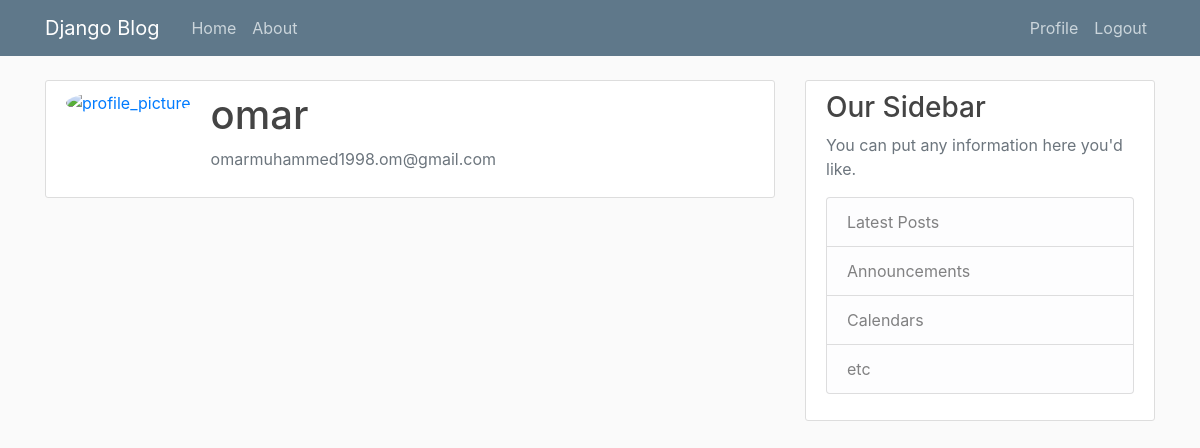
/users/profile/ (signed in), run on an earlier commit of the app's database.
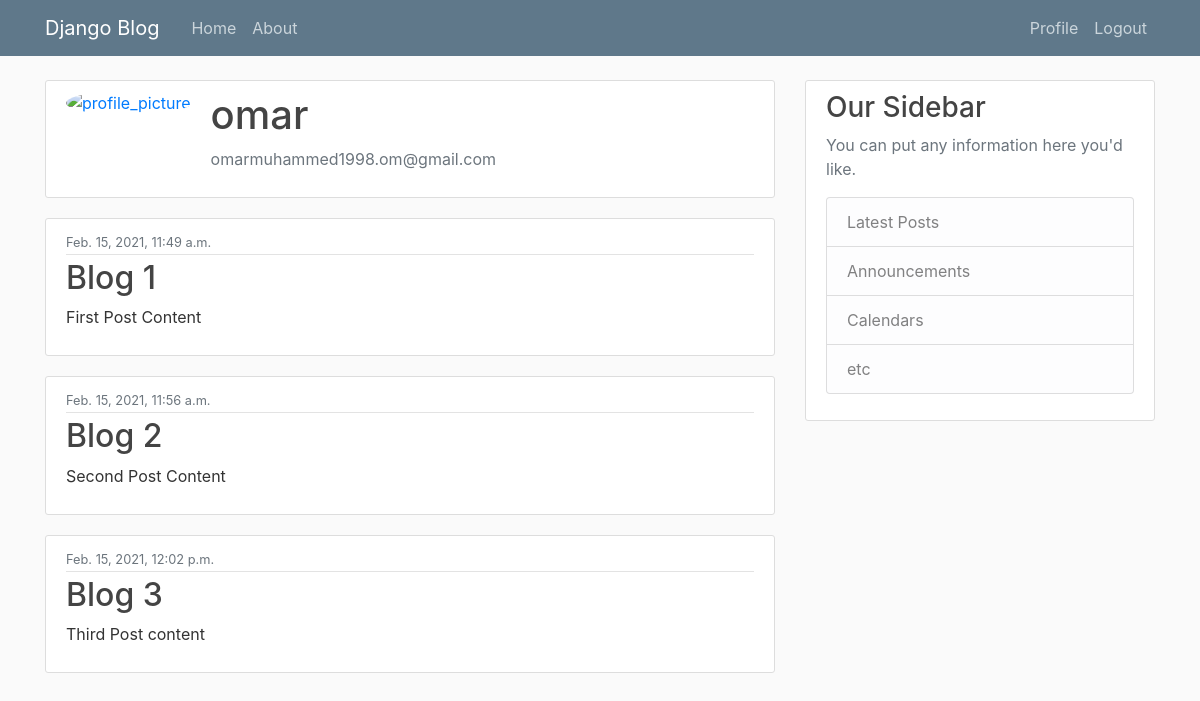
And on a later commit of the database.
### blog/models.py (models this page shows, shortened)
class Post(models.Model):
    title = models.CharField(max_length=100)
    content = models.TextField()
    date_posted = models.DateTimeField(default=timezone.now)
    author = models.ForeignKey(User, on_delete=models.CASCADE, related_name='author')

### users/views.py (the view)
# urls.py: path('profile/', users_views.profile, name='profile'),
@login_required
def profile(request):
    context = {
        'title': request.user.username,
        'posts': Post.objects.filter(author_id=request.user.id).all()
    }
    return render(request, 'users/profile.html', context)

### users/templates/users/profile.html
{% extends 'blog/layout.html' %} {% block content %}
<div class="content-section">
  <div class="media">
    <a href="{{user.profile.image.url}}" target="_blank"
      ><img
        class="rounded-circle account-img"
        src="{{user.profile.image.url}}"
        alt="profile_picture"
    /></a>
    <div class="media-body">
      <h2 class="account-heading">{{ user.username }}</h2>
      <p class="text-secondary">{{ user.email }}</p>
    </div>
  </div>
</div>
{% for post in posts %}
<article class="media content-section">
  <div class="media-body">
    <div class="article-metadata">
      <small class="text-muted">{{ post.date_posted }}</small>
    </div>
    <h2><a class="article-title" href="#">{{ post.title }}</a></h2>
    <p class="article-content">{{ post.content }}</p>
  </div>
</article>
{% endfor %} {% endblock content %}

What changed in the data, as far as the page shows it:
added Post: date_posted "Feb. 15, 2021, 11:49 a.m.", title "Blog 1", content "First Post Content"
added Post: date_posted "Feb. 15, 2021, 11:56 a.m.", title "Blog 2", content "Second Post Content"
added Post: date_posted "Feb. 15, 2021, 12:02 p.m.", title "Blog 3", content "Third Post content"
